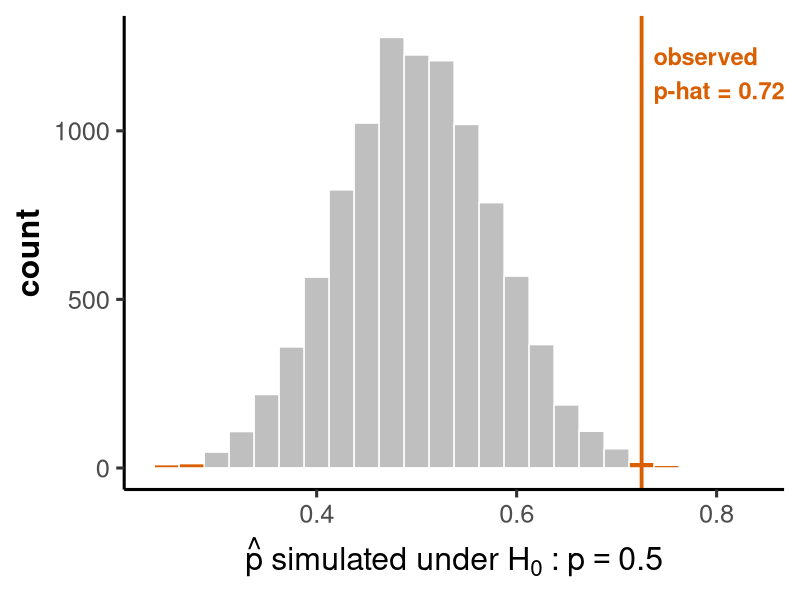
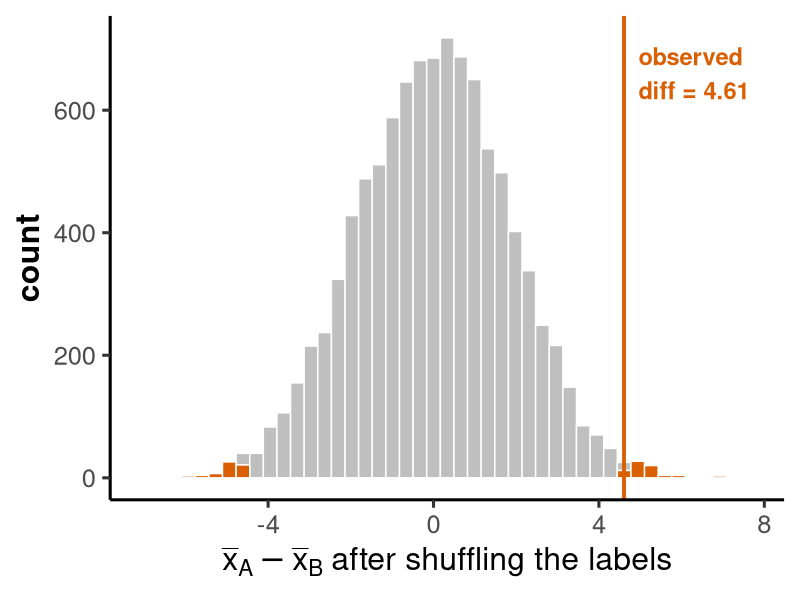
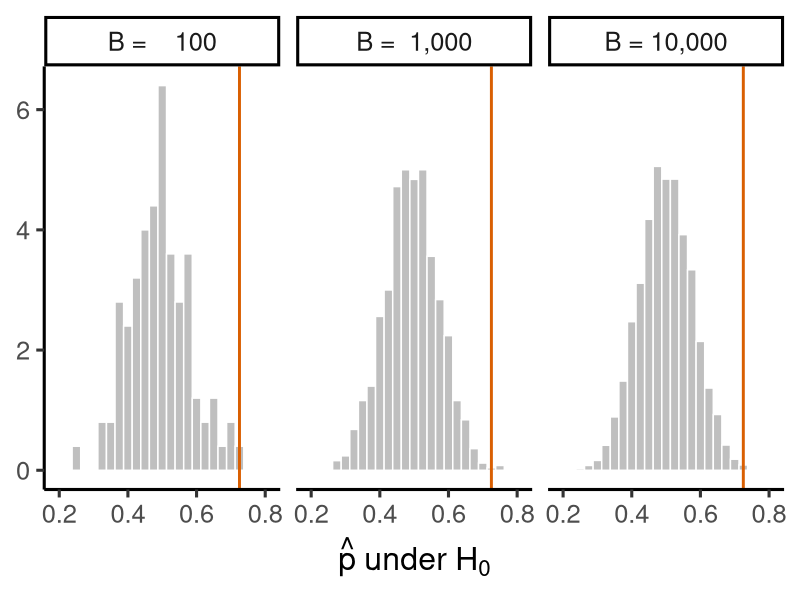

R code for these plots, in order:
# Lecture 8: Hypothesis testing with randomization -- data + figures
# Generates the two example datasets and every figure the deck uses.
# Run from this directory:  Rscript Lecture8_demo.R

library(tidyverse)

theme_set(
  theme_classic(base_size = 23) +
    theme(
      plot.title  = element_text(face = "bold"),
      axis.title  = element_text(face = "bold"),
      panel.grid.minor = element_blank()
    )
)

dir.create("figures", showWarnings = FALSE)
dir.create("data",    showWarnings = FALSE)

B <- 10000

# =========================================================================
# EXAMPLE 1 -- one proportion: do more than half of students prefer
# online office hours?   H0: p = 0.5   HA: p != 0.5
# =========================================================================
set.seed(214)          # example 1 gets its own seed, so it is reproducible
                       # independently of everything below
n1  <- 40
p0  <- 0.50

# The observed survey (generated once, then saved so the slides are stable).
survey <- tibble(student = 1:n1,
                 prefers_online = rbinom(n1, 1, 0.68))
write_csv(survey, "data/office_hours.csv")

x_obs    <- sum(survey$prefers_online)
phat_obs <- x_obs / n1
cat("=== EXAMPLE 1: one proportion ===\n")
cat(sprintf("n = %d, successes = %d, phat = %.3f\n", n1, x_obs, phat_obs))

# Simulate the NULL: if H0 were true, each student is a coin flip.
phat_null <- replicate(B, mean(rbinom(n1, 1, p0)))

# Two-sided p-value: how often is the simulated phat at least as FAR from
# 0.5 as what we actually saw?
pval1 <- mean(abs(phat_null - p0) >= abs(phat_obs - p0))
cat(sprintf("p-value (two-sided, %d sims) = %.4f\n", B, pval1))
cat(sprintf("s-value = -log2(p) = %.1f  (like that many heads in a row)\n",
            -log2(pval1)))

# --- Figure: the null distribution IS the p-value picture ---------------
d1 <- tibble(phat = phat_null) |>
  mutate(extreme = abs(phat - p0) >= abs(phat_obs - p0))

p_fig1 <- ggplot(d1, aes(phat, fill = extreme)) +
  geom_histogram(binwidth = 1 / n1, colour = "white") +
  geom_vline(xintercept = phat_obs, colour = "#D95F02", linewidth = 1.3) +
  annotate("text", x = phat_obs + 0.012, y = Inf, vjust = 1.6, hjust = 0,
           label = sprintf("observed\np-hat = %.2f", phat_obs),
           colour = "#D95F02", fontface = "bold", size = 6) +
  scale_fill_manual(values = c("FALSE" = "grey75", "TRUE" = "#D95F02"),
                    guide = "none") +
  labs(x = expression(hat(p)~"simulated under"~H[0]~":"~p==0.5),
       y = "count")
ggsave("figures/null-dist-proportion.png", plot = p_fig1,
       width = 7.5, height = 4.4, dpi = 150)

# =========================================================================
# EXAMPLE 2 -- two groups: do two teaching methods differ in mean score?
# H0: mu_A = mu_B    HA: mu_A != mu_B
# =========================================================================
# Seed chosen so that the rounded means shown on the slides subtract exactly
# to the rounded difference -- otherwise double-rounding makes the arithmetic
# on the slide look wrong (80.34 - 75.06 = 5.28, but the true diff is 5.29).
set.seed(1)
nA <- 30; nB <- 30
quiz <- bind_rows(
  tibble(group = "A", score = round(rnorm(nA, mean = 79, sd = 8), 1)),
  tibble(group = "B", score = round(rnorm(nB, mean = 74, sd = 8), 1))
)
write_csv(quiz, "data/quiz_scores.csv")

diff_obs <- mean(quiz$score[quiz$group == "A"]) -
            mean(quiz$score[quiz$group == "B"])
cat("\n=== EXAMPLE 2: difference in means ===\n")
cat(sprintf("mean A = %.2f (n=%d), mean B = %.2f (n=%d)\n",
            mean(quiz$score[quiz$group == "A"]), nA,
            mean(quiz$score[quiz$group == "B"]), nB))
cat(sprintf("observed difference = %.2f\n", diff_obs))

# Simulate the NULL by PERMUTING the labels: if the method has no effect,
# a student's score would have been the same under either label.
diff_null <- replicate(B, {
  shuffled <- sample(quiz$group)
  mean(quiz$score[shuffled == "A"]) - mean(quiz$score[shuffled == "B"])
})
pval2 <- mean(abs(diff_null) >= abs(diff_obs))
cat(sprintf("p-value (two-sided, %d permutations) = %.4f\n", B, pval2))
cat(sprintf("s-value = %.1f\n", -log2(pval2)))

d2 <- tibble(diff = diff_null) |> mutate(extreme = abs(diff) >= abs(diff_obs))

p_fig2 <- ggplot(d2, aes(diff, fill = extreme)) +
  geom_histogram(bins = 45, colour = "white") +
  geom_vline(xintercept = diff_obs, colour = "#D95F02", linewidth = 1.3) +
  annotate("text", x = diff_obs + 0.35, y = Inf, vjust = 1.6, hjust = 0,
           label = sprintf("observed\ndiff = %.2f", diff_obs),
           colour = "#D95F02", fontface = "bold", size = 6) +
  scale_fill_manual(values = c("FALSE" = "grey75", "TRUE" = "#D95F02"),
                    guide = "none") +
  labs(x = expression(bar(x)[A] - bar(x)[B]~"after shuffling the labels"),
       y = "count")
ggsave("figures/null-dist-permutation.png", plot = p_fig2,
       width = 7.5, height = 4.4, dpi = 150)

# =========================================================================
# How many simulations is enough?  The null distribution settles down.
# =========================================================================
set.seed(99)
reps <- c(100, 1000, 10000)
d3 <- map_dfr(reps, function(B_i) {
  tibble(B = B_i,
         phat = replicate(B_i, mean(rbinom(n1, 1, p0))))
}) |>
  mutate(B = factor(B, levels = reps, labels = paste("B =", format(reps, big.mark = ","))))

p_fig3 <- ggplot(d3, aes(phat)) +
  geom_histogram(aes(y = after_stat(density)), binwidth = 1 / n1,
                 fill = "grey75", colour = "white") +
  geom_vline(xintercept = phat_obs, colour = "#D95F02", linewidth = 1) +
  facet_wrap(~B) +
  labs(x = expression(hat(p)~"under"~H[0]), y = NULL)
ggsave("figures/how-many-sims.png", plot = p_fig3,
       width = 9, height = 3.4, dpi = 150)

# p-value stability across B
pv <- map_dfr(c(100, 500, 1000, 5000, 10000, 50000), function(B_i) {
  s <- replicate(B_i, mean(rbinom(n1, 1, p0)))
  tibble(B = B_i, p = mean(abs(s - p0) >= abs(phat_obs - p0)))
})
cat("\n=== p-value vs number of simulations ===\n"); print(pv)
cat(sprintf("\nEXACT binomial p-value = %.5f  <- the truth the simulations wobble around\n",
            2 * (1 - pbinom(x_obs - 1, n1, p0))))
cat("NB: B = 100 can return p = 0. A simulated p-value is never really 0 --\n")
cat("    all it means is 'smaller than 1/B'. Report p < 1/B, never p = 0.\n")

cat("\nDone. Figures written to figures/.\n")
